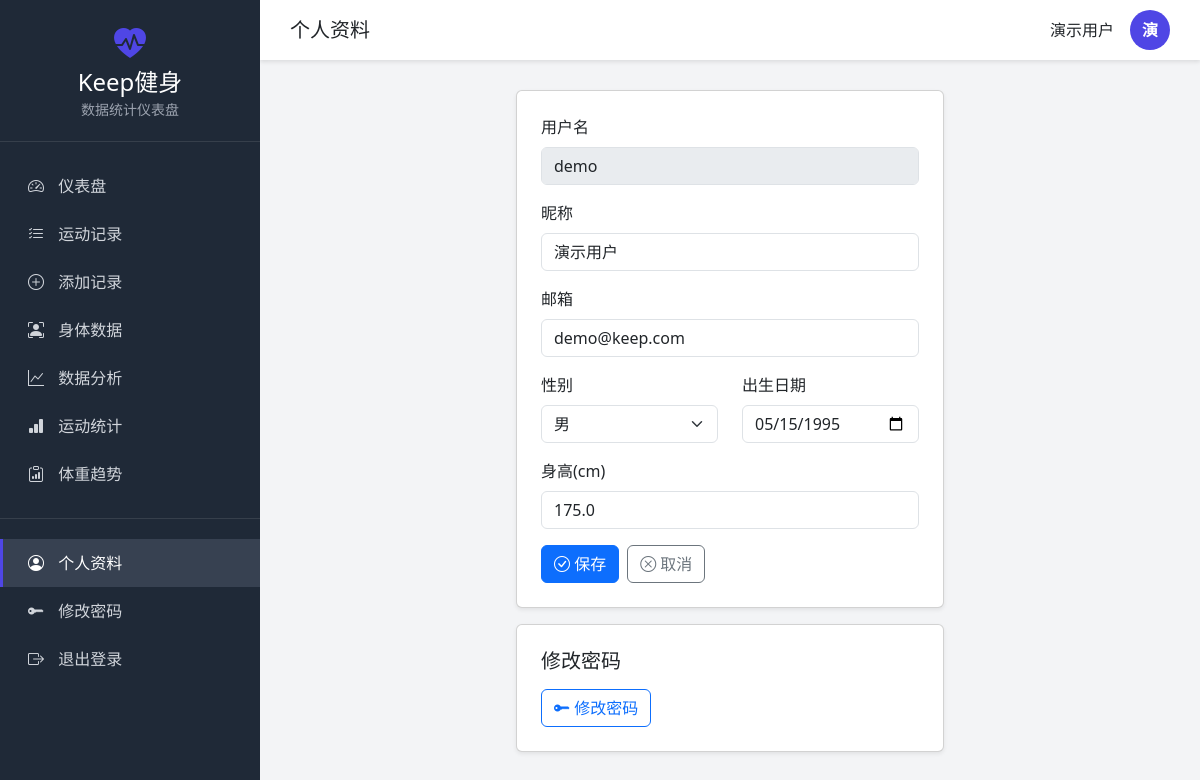
Page /auth/profile (signed in) on the committed database.
### dashboard_models.py (models this page shows, shortened)
class User(UserMixin, db.Model):
    __tablename__ = 'users'
    id = db.Column(db.Integer, primary_key=True)
    username = db.Column(db.String(80), unique=True, nullable=False, index=True)
    email = db.Column(db.String(120), unique=True, nullable=False, index=True)
    password_hash = db.Column(db.String(255), nullable=False)
    nickname = db.Column(db.String(80))
    gender = db.Column(db.String(10))  # male, female, other
    birth_date = db.Column(db.Date)
    height = db.Column(db.Float)  # cm
    avatar = db.Column(db.String(255))
    is_active = db.Column(db.Boolean, default=True)
    is_admin = db.Column(db.Boolean, default=False)
    created_at = db.Column(db.DateTime, default=datetime.utcnow)
    last_login = db.Column(db.DateTime)
    workout_records = db.relationship('WorkoutRecord', backref='user', lazy='dynamic',
                                     cascade='all, delete-orphan')
    body_records = db.relationship('BodyRecord', backref='user', lazy='dynamic',
                                  cascade='all, delete-orphan')

### dashboard_auth.py (the view, shortened to what this page needs)
@auth_bp.route('/profile', methods=['GET', 'POST'])
@login_required
def profile():
    return render_template('auth/profile.html')

### templates/auth/profile.html (shortened to what this page needs)
{% extends "base.html" %}
{% block page_title %}个人资料{% endblock %}
{% block page_content %}
<div class="row justify-content-center">
    <div class="col-md-8 col-lg-6">
        <div class="card shadow-sm">
            <div class="card-body p-4">
                <form method="POST">
                    <div class="mb-3">
                        <label for="username" class="form-label">用户名</label>
                        <input type="text" class="form-control" id="username"
                               value="{{ current_user.username }}" disabled>
                    </div>
                    <div class="mb-3">
                        <label for="nickname" class="form-label">昵称</label>
                        <input type="text" class="form-control" id="nickname"
                               name="nickname" value="{{ current_user.nickname or '' }}">
                    </div>
                    <div class="mb-3">
                        <label for="email" class="form-label">邮箱</label>
                        <input type="email" class="form-control" id="email"
                               name="email" value="{{ current_user.email or '' }}">
                    </div>
                    <div class="row">
                        <div class="col-md-6 mb-3">
                            <label for="gender" class="form-label">性别</label>
                            <select class="form-select" id="gender" name="gender">
                                <option value="male" {% if current_user.gender == 'male' %}selected{% endif %}>男</option>
                            </select>
                        </div>
                        <div class="col-md-6 mb-3">
                            <label for="birth_date" class="form-label">出生日期</label>
                            <input type="date" class="form-control" id="birth_date"
                                   name="birth_date" value="{{ current_user.birth_date or '' }}">
                        </div>
                    </div>
                    <div class="mb-3">
                        <label for="height" class="form-label">身高(cm)</label>
                        <input type="number" class="form-control" id="height"
                               name="height" step="0.1" value="{{ current_user.height or '' }}">
                    </div>
                    <div class="d-flex gap-2">
                        <button type="submit" class="btn btn-primary">
                            <i class="bi bi-check-circle"></i> 保存
                        </button>
                        <a href="{{ url_for('main.dashboard') }}" class="btn btn-outline-secondary">
                            <i class="bi bi-x-circle"></i> 取消
                        </a>
                    </div>
                </form>
            </div>
        </div>
        <div class="card shadow-sm mt-3">
            <div class="card-body p-4">
                <h5 class="mb-3">修改密码</h5>
                <a href="{{ url_for('auth.change_password') }}" class="btn btn-outline-primary">
                    <i class="bi bi-key-fill"></i> 修改密码
                </a>
            </div>
        </div>
    </div>
</div>
{% endblock %}

### templates/base.html (shortened to what this page needs)
<!DOCTYPE html>
<html lang="zh-CN">
<head>
    <link href="https://cdn.jsdelivr.net/npm/bootstrap@5.3.0/dist/css/bootstrap.min.css" rel="stylesheet">
    <link rel="stylesheet" href="https://cdn.jsdelivr.net/npm/bootstrap-icons@1.11.0/font/bootstrap-icons.css">
</head>
<body>
    {% if current_user.is_authenticated %}
    <div class="sidebar" id="sidebar">
        <div class="sidebar-header">
            <i class="bi bi-heart-pulse-fill" style="font-size: 2rem; color: var(--primary-color);"></i>
            <h3>Keep健身</h3>
            <small style="color: #9CA3AF;">数据统计仪表盘</small>
        </div>
        <nav class="sidebar-menu">
            <a href="{{ url_for('main.dashboard') }}" class="menu-item">
                <i class="bi bi-speedometer2"></i> 仪表盘
            </a>
            <a href="{{ url_for('workout.records') }}" class="menu-item">
                <i class="bi bi-list-check"></i> 运动记录
            </a>
            <a href="{{ url_for('workout.add_record') }}" class="menu-item">
                <i class="bi bi-plus-circle"></i> 添加记录
            </a>
            <a href="{{ url_for('workout.body_records') }}" class="menu-item">
                <i class="bi bi-person-bounding-box"></i> 身体数据
            </a>
            <a href="{{ url_for('analytics.overview') }}" class="menu-item">
                <i class="bi bi-graph-up"></i> 数据分析
            </a>
            <a href="{{ url_for('analytics.workout_stats') }}" class="menu-item">
                <i class="bi bi-bar-chart-fill"></i> 运动统计
            </a>
            <a href="{{ url_for('analytics.body_stats') }}" class="menu-item">
                <i class="bi bi-clipboard-data"></i> 体重趋势
            </a>
            <div style="margin: 20px 0; border-top: 1px solid rgba(255,255,255,0.1);"></div>
            <a href="{{ url_for('auth.profile') }}" class="menu-item">
                <i class="bi bi-person-circle"></i> 个人资料
            </a>
            <a href="{{ url_for('auth.change_password') }}" class="menu-item">
                <i class="bi bi-key-fill"></i> 修改密码
            </a>
            <a href="{{ url_for('auth.logout') }}" class="menu-item">
                <i class="bi bi-box-arrow-right"></i> 退出登录
            </a>
        </nav>
    </div>
    <div class="main-content">
        <div class="top-navbar">
            <div>
                <h5 class="d-inline-block mb-0">{% block page_title %}仪表盘{% endblock %}</h5>
            </div>
            <div class="d-flex align-items-center">
                <span class="me-3">{{ current_user.nickname or current_user.username }}</span>
                <div class="user-avatar">
                    {{ (current_user.nickname or current_user.username)[0].upper() }}
                </div>
            </div>
        </div>
        <div class="content-wrapper">
            {% block page_content %}{% endblock %}
        </div>
    </div>
    {% endif %}
</body>
</html>

### templates/base.html (style rules this page uses)
:root { --sidebar-width: 260px; --header-height: 60px; --primary-color: #4F46E5; --sidebar-bg: #1F2937; --sidebar-hover: #374151; }
body { font-family: 'Segoe UI', Tahoma, Geneva, Verdana, sans-serif; background: #F3F4F6; margin: 0; padding: 0; }
.sidebar { position: fixed; left: 0; top: 0; bottom: 0; width: var(--sidebar-width); background: var(--sidebar-bg); color: white; overflow-y: auto; z-index: 1000; transition: transform 0.3s; }
.sidebar-header { padding: 20px; text-align: center; border-bottom: 1px solid rgba(255,255,255,0.1); }
.sidebar-header h3 { margin: 0; font-size: 1.5rem; color: white; }
.sidebar-menu { padding: 20px 0; }
.menu-item { display: block; padding: 12px 25px; color: #D1D5DB; text-decoration: none; transition: all 0.3s; border-left: 3px solid transparent; }
.menu-item.active { background: var(--sidebar-hover); color: white; border-left-color: var(--primary-color); }
.menu-item i { margin-right: 10px; width: 20px; }
.main-content { margin-left: var(--sidebar-width); min-height: 100vh; }
.top-navbar { height: var(--header-height); background: white; box-shadow: 0 2px 4px rgba(0,0,0,0.1); display: flex; align-items: center; justify-content: space-between; padding: 0 30px; position: sticky; top: 0; z-index: 999; }
.content-wrapper { padding: 30px; }
.user-avatar { width: 40px; height: 40px; border-radius: 50%; background: var(--primary-color); color: white; display: flex; align-items: center; justify-content: center; font-weight: bold; }

### rows in the picture
User: nickname "演示用户", nickname "演", username "demo", email "demo@keep.com", gender "男", birth_date "05/15/1995", height "175.0"
